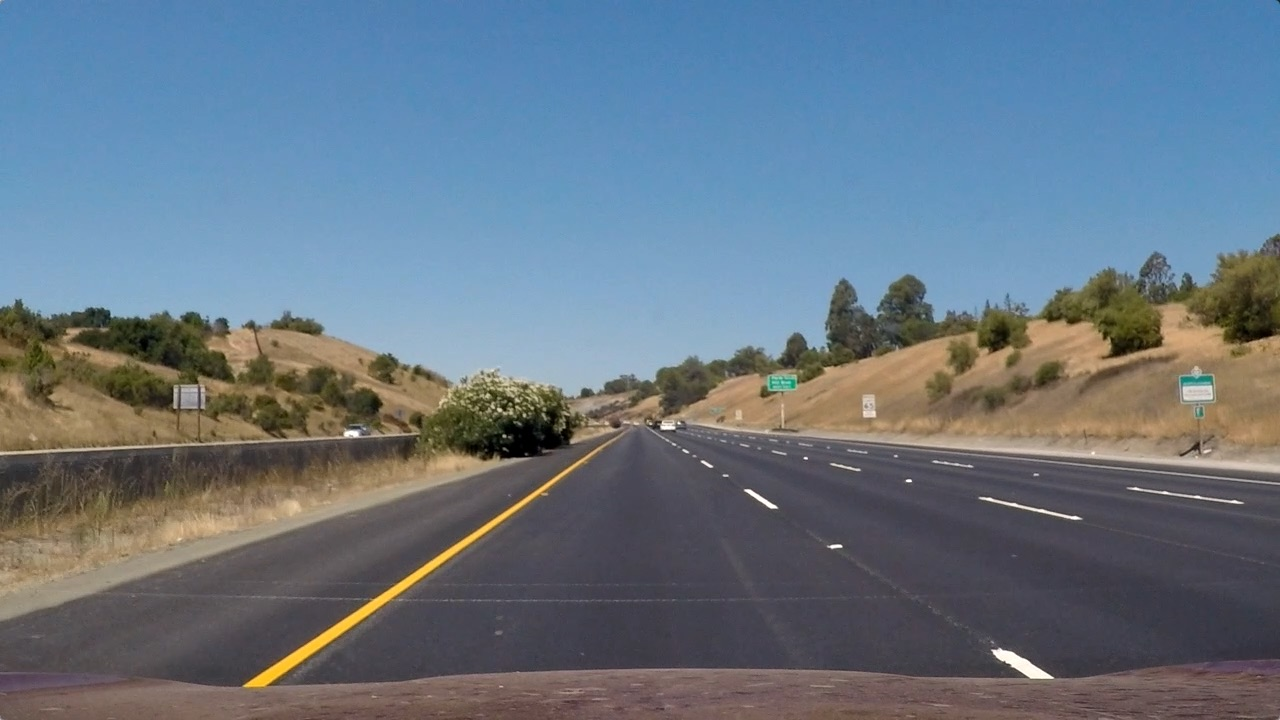
#> input picture test_images/straight_lines1.jpg, 1280 x 720 px
$ python -i binary_thresholds.py   (imports and definitions only)   (older library calls are emulated)
#> lines starting #> are read from the running program, lines starting #| are printed output that depends on the picture
#> further down, picture is the input picture: shape (720, 1280, 3); mean B, G, R 131.2, 117.7, 103.2
"""
lane_detection_pipeline/binary_thresholds.py

This module includes various thresholding functions for creating binary images
focused on lane line features. Functions here convert color spaces and apply
gradients to highlight lane lines for further processing.
"""
import cv2
import numpy as np


# [64 lines left out: functions hls_l_select, hls_s_select, not called in this run]


def dir_threshold(img, sobel_kernel=3, thresh=(0, np.pi / 2)):
    """
    应用 Sobel 算子的梯度方向阈值以生成二值化图像。

    参数：
    - img: 输入图像，格式为 BGR
    - sobel_kernel: Sobel 算子的核大小，默认为 3
    - thresh: 梯度方向阈值范围，默认为 (0, π/2)

    返回：
    - binary_output: 满足方向阈值的二值化图像
    """
#> called with sobel_kernel = 3, thresh = (0, 1.57)
    # 输入检查：确保图像为 BGR 格式的 numpy 数组
    if not isinstance(img, np.ndarray):
        raise TypeError("输入必须为图像的 numpy 数组。")
    if len(img.shape) != 3 or img.shape[2] != 3:
        raise ValueError("输入图像必须为三通道 BGR 图像。")

    # 转换图像至灰度
    gray = cv2.cvtColor(img, cv2.COLOR_BGR2GRAY)
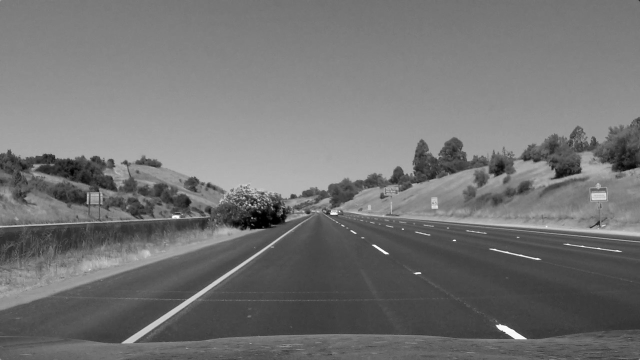
#> gray: shape (720, 1280) (shown at 1/2 size); min 0, max 255, mean 114.9

    # 计算 x 和 y 方向的 Sobel 梯度
    sobelx = cv2.Sobel(gray, cv2.CV_64F, 1, 0, ksize=sobel_kernel)
    sobely = cv2.Sobel(gray, cv2.CV_64F, 0, 1, ksize=sobel_kernel)
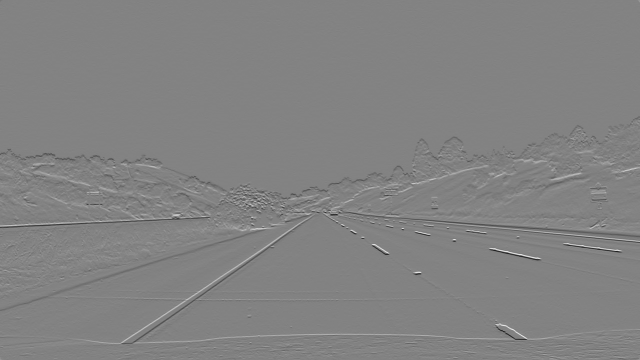
#> sobely: shape (720, 1280) float64 (shown at 1/2 size); min -776, max 740, mean -0.3; drawn with min black and max white

    # 计算 x 和 y 梯度的绝对值
    abs_sobelx = np.absolute(sobelx)
    abs_sobely = np.absolute(sobely)
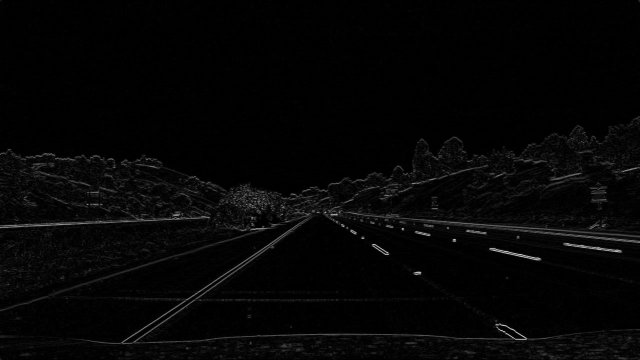
#> abs_sobely: shape (720, 1280) float64 (shown at 1/2 size); min 0, max 776, mean 17.8; drawn with min black and max white

    # 计算梯度方向
    direction_sobelxy = np.arctan2(abs_sobely, abs_sobelx)
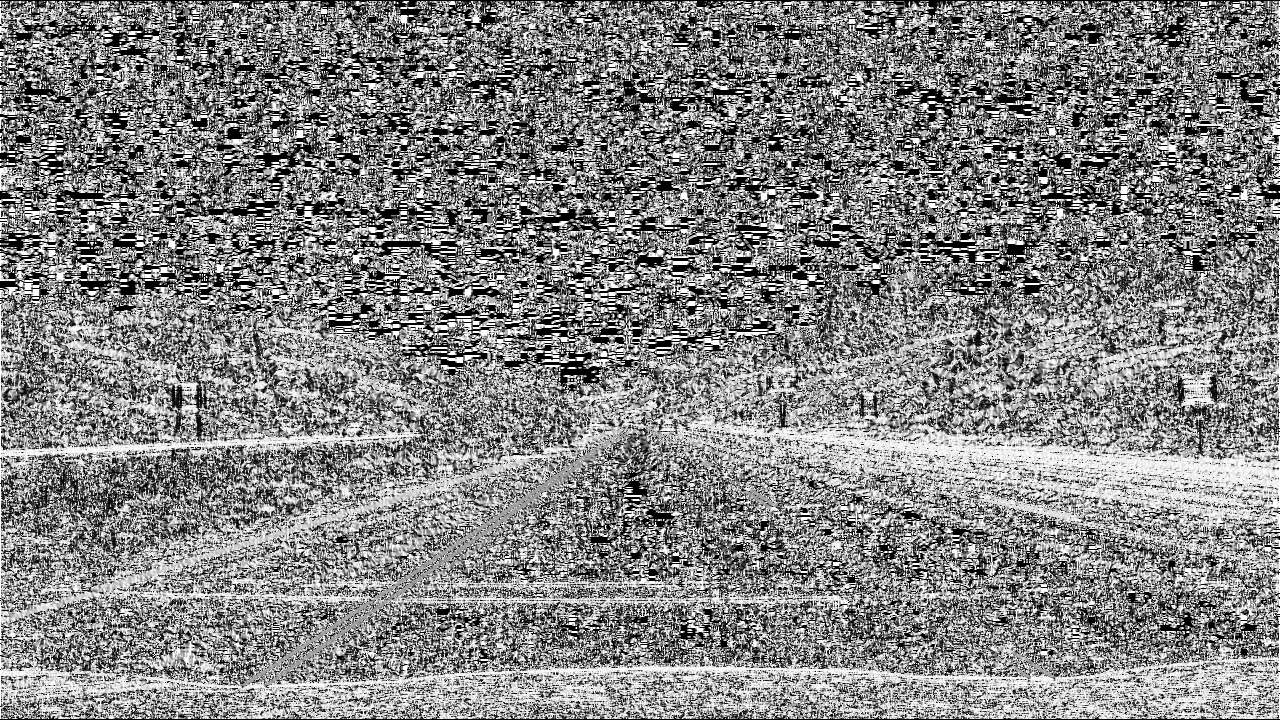
#> direction_sobelxy: shape (720, 1280) float64; min 0, max 1.57, mean 0.814; drawn with min black and max white

    # 创建满足方向阈值的二值化图像
    binary_output = np.zeros_like(direction_sobelxy, dtype=np.uint8)
    binary_output[(direction_sobelxy >= thresh[0]) & (direction_sobelxy <= thresh[1])] = 1

    return binary_output


# [118 lines left out: functions mag_threshold, abs_sobel_threshold, lab_b_select, not called in this run]

>>> import cv2
>>> picture = cv2.imread('test_images/straight_lines1.jpg')
>>> result = dir_threshold(picture)
#> result: shape (720, 1280); every value is 1

$ run again, on test_images/straight_lines2.jpg
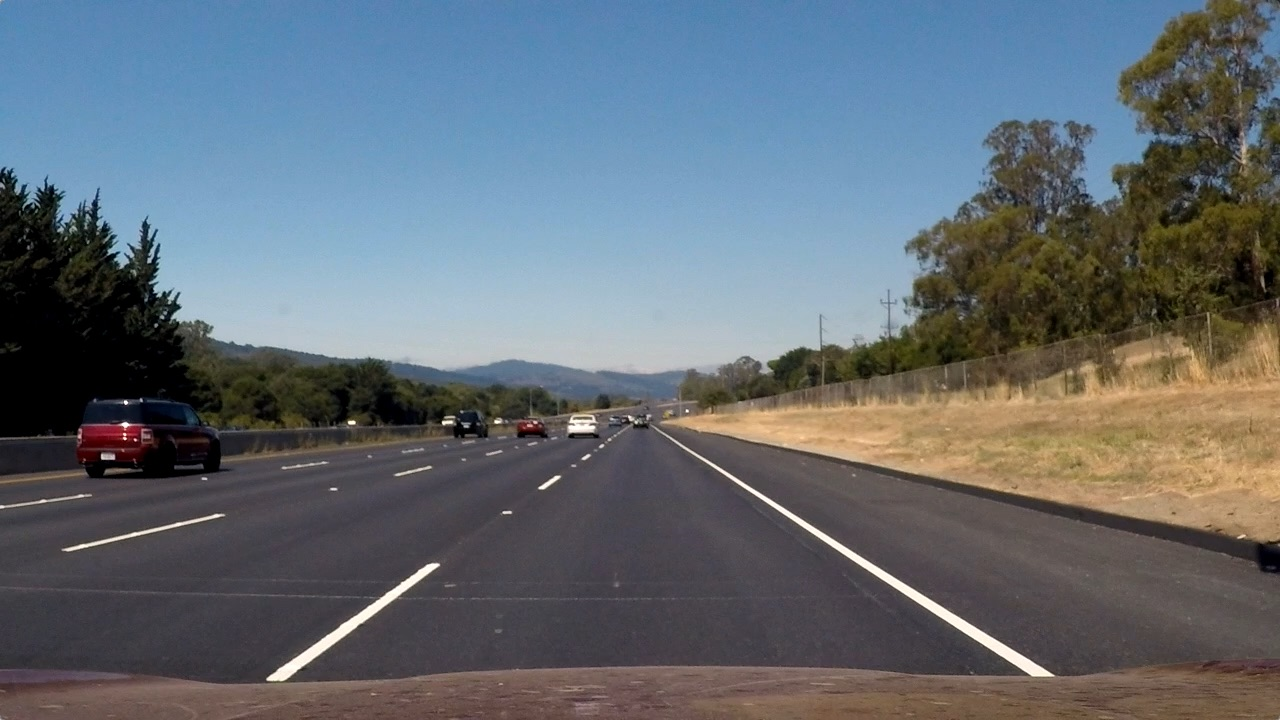
#> input picture test_images/straight_lines2.jpg, 1280 x 720 px
#> picture is the input picture: shape (720, 1280, 3); mean B, G, R 115.1, 107.7, 99.4
#> in dir_threshold, `abs_sobely = np.absolute(sobely)`:
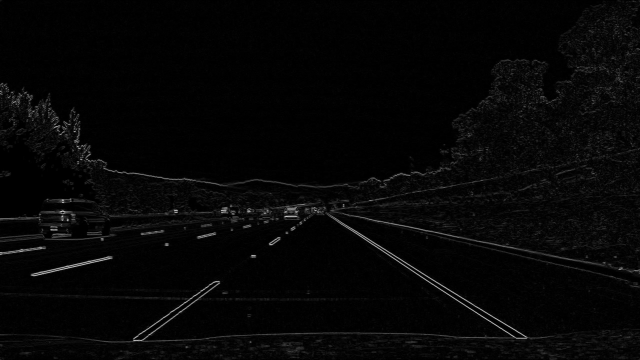
#> abs_sobely: shape (720, 1280) float64 (shown at 1/2 size); min 0, max 815, mean 20.9; drawn with min black and max white
#> in dir_threshold, `direction_sobelxy = np.arctan2(abs_sobely, abs_sobelx)`:
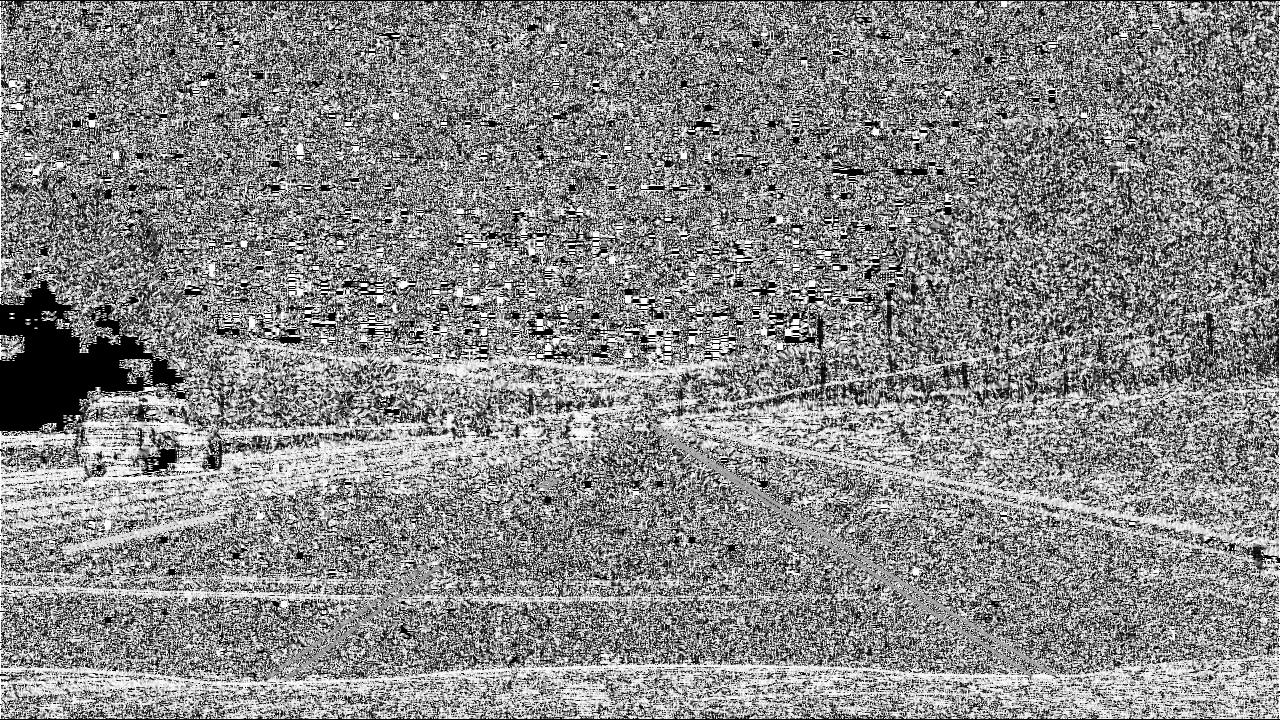
#> direction_sobelxy: shape (720, 1280) float64; min 0, max 1.57, mean 0.837; drawn with min black and max white
#> result: shape (720, 1280); every value is 1

$ run again, on test_images/test1.jpg
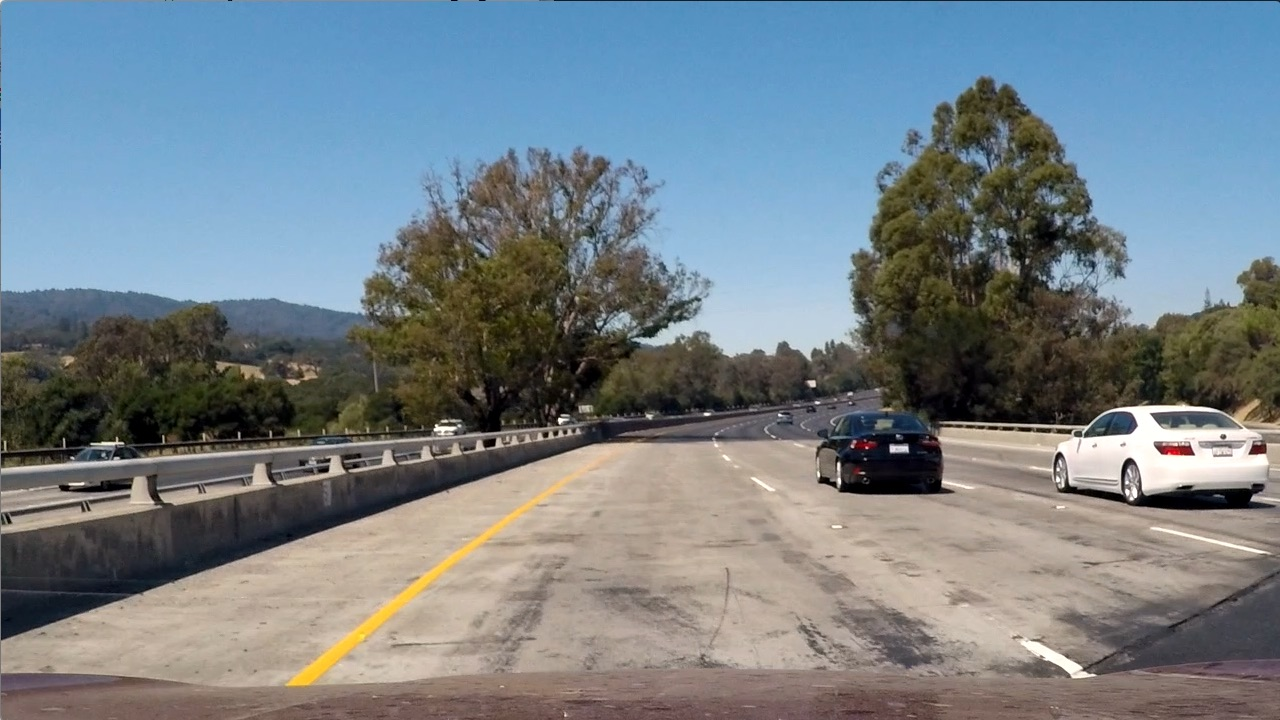
#> input picture test_images/test1.jpg, 1280 x 720 px
#> picture is the input picture: shape (720, 1280, 3); mean B, G, R 135.5, 128.7, 117.5
#> in dir_threshold, `abs_sobely = np.absolute(sobely)`:
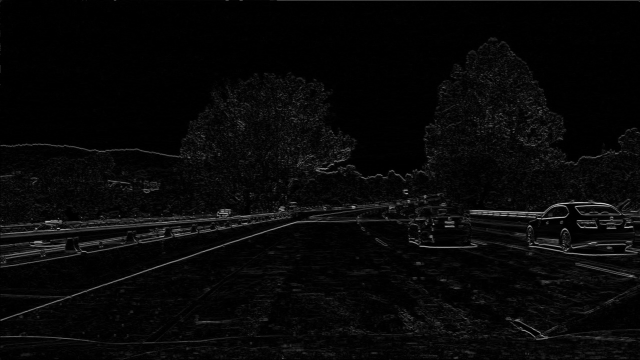
#> abs_sobely: shape (720, 1280) float64 (shown at 1/2 size); min 0, max 941, mean 30.3; drawn with min black and max white
#> in dir_threshold, `direction_sobelxy = np.arctan2(abs_sobely, abs_sobelx)`:
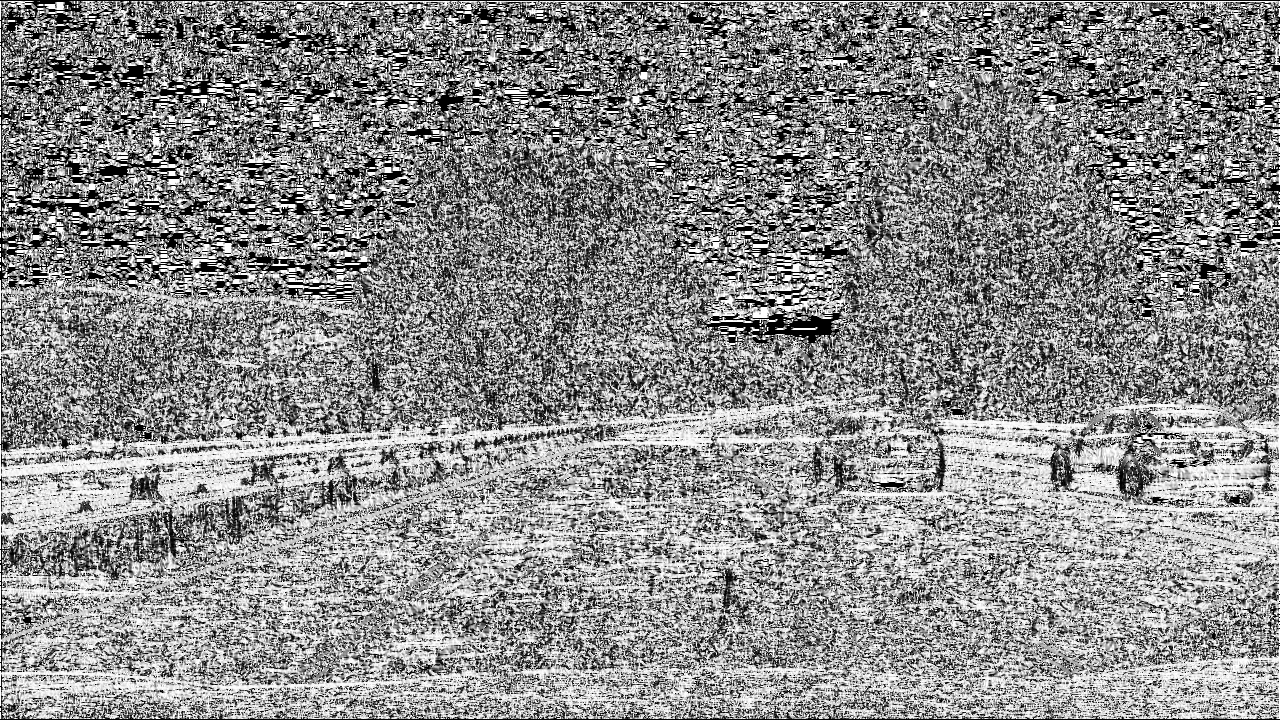
#> direction_sobelxy: shape (720, 1280) float64; min 0, max 1.57, mean 0.863; drawn with min black and max white
#> result: shape (720, 1280); every value is 1
